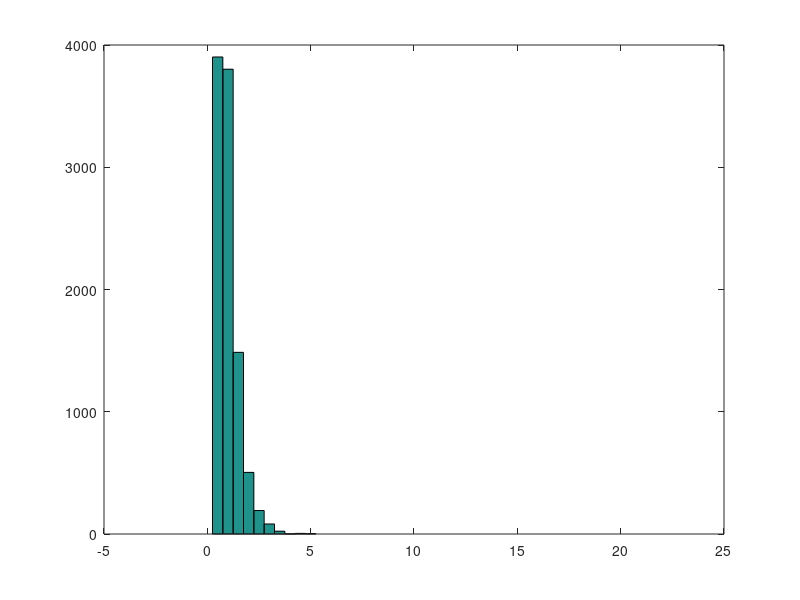
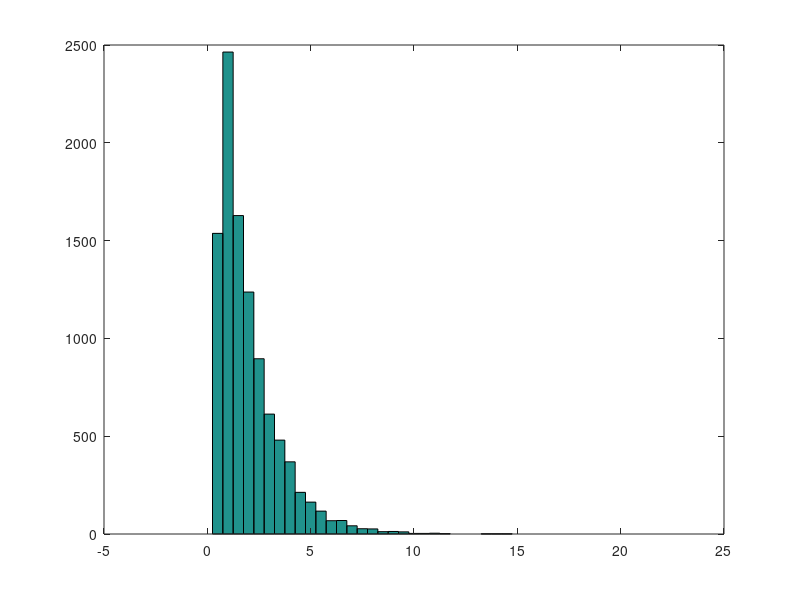

The MATLAB source for these figures, in order:
N = 10000;

% Exponential distribution (short-tail)
mu = 1;
truncate_at = 0.5;
dist1 = exprnd(mu-truncate_at,N,1)+truncate_at;
mu = mean(dist1);
SD = std(dist1);
fprintf('mean=%.1f, SD=%.2f\n',mu,SD);
figure;
k=0:0.5:20;
hist(dist1,k);


% Exponential distribution (long-tail)
mu = 2;
truncate_at = 0.5;
dist2 = exprnd(mu-truncate_at,N,1)+truncate_at;
mu = mean(dist2);
SD = std(dist2);
fprintf('mean=%.1f, SD=%.2f\n',mu,SD);
figure;
hist(dist2,k);
